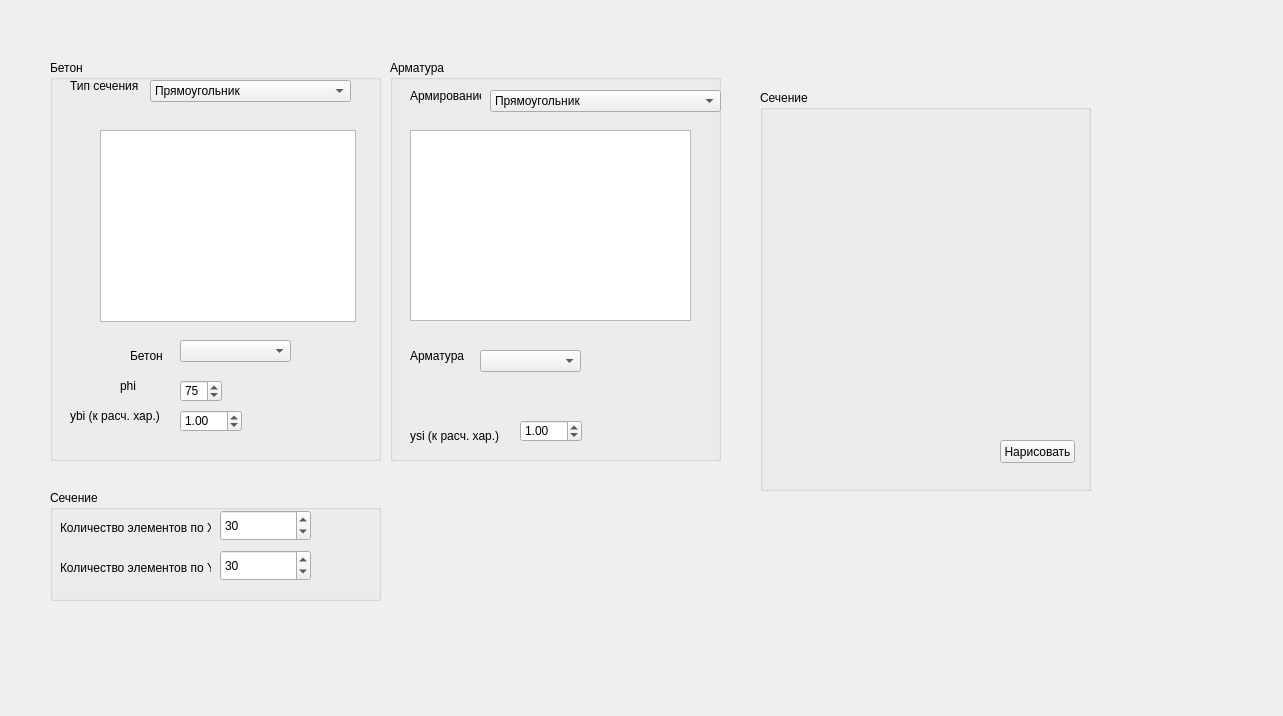
<?xml version="1.0" encoding="UTF-8"?>
<ui version="4.0">
 <class>Form</class>
 <widget class="QWidget" name="Form">
  <property name="geometry">
   <rect>
    <x>0</x>
    <y>0</y>
    <width>1283</width>
    <height>716</height>
   </rect>
  </property>
  <property name="windowTitle">
   <string>Form</string>
  </property>
  <widget class="QGroupBox" name="groupBox_7">
   <property name="geometry">
    <rect>
     <x>50</x>
     <y>60</y>
     <width>331</width>
     <height>401</height>
    </rect>
   </property>
   <property name="title">
    <string>Бетон</string>
   </property>
   <widget class="QLabel" name="labelCode_6">
    <property name="geometry">
     <rect>
      <x>20</x>
      <y>340</y>
      <width>91</width>
      <height>31</height>
     </rect>
    </property>
    <property name="text">
     <string>ybi (к расч. хар.)</string>
    </property>
   </widget>
   <widget class="QTableWidget" name="tableFormConc">
    <property name="geometry">
     <rect>
      <x>50</x>
      <y>70</y>
      <width>256</width>
      <height>192</height>
     </rect>
    </property>
   </widget>
   <widget class="QLabel" name="labelCodeConcrete">
    <property name="geometry">
     <rect>
      <x>80</x>
      <y>280</y>
      <width>41</width>
      <height>31</height>
     </rect>
    </property>
    <property name="text">
     <string>Бетон</string>
    </property>
   </widget>
   <widget class="QComboBox" name="boxCodeConc">
    <property name="geometry">
     <rect>
      <x>130</x>
      <y>280</y>
      <width>111</width>
      <height>22</height>
     </rect>
    </property>
   </widget>
   <widget class="QComboBox" name="boxFormConc">
    <property name="geometry">
     <rect>
      <x>100</x>
      <y>20</y>
      <width>201</width>
      <height>22</height>
     </rect>
    </property>
    <item>
     <property name="text">
      <string>Прямоугольник</string>
     </property>
    </item>
   </widget>
   <widget class="QLabel" name="labelCode_3">
    <property name="geometry">
     <rect>
      <x>20</x>
      <y>10</y>
      <width>71</width>
      <height>31</height>
     </rect>
    </property>
    <property name="text">
     <string>Тип сечения</string>
    </property>
   </widget>
   <widget class="QDoubleSpinBox" name="doubleBoxYbi">
    <property name="geometry">
     <rect>
      <x>130</x>
      <y>350</y>
      <width>62</width>
      <height>22</height>
     </rect>
    </property>
    <property name="minimum">
     <double>0.010000000000000</double>
    </property>
    <property name="maximum">
     <double>2.000000000000000</double>
    </property>
    <property name="value">
     <double>1.000000000000000</double>
    </property>
   </widget>
   <widget class="QLabel" name="labelCode_9">
    <property name="geometry">
     <rect>
      <x>70</x>
      <y>310</y>
      <width>41</width>
      <height>31</height>
     </rect>
    </property>
    <property name="text">
     <string>phi</string>
    </property>
   </widget>
   <widget class="QSpinBox" name="spinBoxPhi">
    <property name="geometry">
     <rect>
      <x>130</x>
      <y>320</y>
      <width>42</width>
      <height>22</height>
     </rect>
    </property>
    <property name="minimum">
     <number>1</number>
    </property>
    <property name="value">
     <number>75</number>
    </property>
   </widget>
  </widget>
  <widget class="QGroupBox" name="groupBox_8">
   <property name="geometry">
    <rect>
     <x>390</x>
     <y>60</y>
     <width>331</width>
     <height>401</height>
    </rect>
   </property>
   <property name="title">
    <string>Арматура</string>
   </property>
   <widget class="QLabel" name="labelCodeReinf">
    <property name="geometry">
     <rect>
      <x>20</x>
      <y>280</y>
      <width>71</width>
      <height>31</height>
     </rect>
    </property>
    <property name="text">
     <string>Арматура</string>
    </property>
   </widget>
   <widget class="QComboBox" name="boxFormRein">
    <property name="geometry">
     <rect>
      <x>100</x>
      <y>30</y>
      <width>231</width>
      <height>22</height>
     </rect>
    </property>
    <item>
     <property name="text">
      <string>Прямоугольник</string>
     </property>
    </item>
    <item>
     <property name="text">
      <string>Двутавр</string>
     </property>
    </item>
    <item>
     <property name="text">
      <string>Круг</string>
     </property>
    </item>
   </widget>
   <widget class="QLabel" name="labelCode_4">
    <property name="geometry">
     <rect>
      <x>20</x>
      <y>20</y>
      <width>71</width>
      <height>31</height>
     </rect>
    </property>
    <property name="text">
     <string>Армирование</string>
    </property>
   </widget>
   <widget class="QTableWidget" name="tableFormRein">
    <property name="geometry">
     <rect>
      <x>20</x>
      <y>70</y>
      <width>281</width>
      <height>191</height>
     </rect>
    </property>
   </widget>
   <widget class="QComboBox" name="boxCodeRein">
    <property name="geometry">
     <rect>
      <x>90</x>
      <y>290</y>
      <width>101</width>
      <height>22</height>
     </rect>
    </property>
   </widget>
   <widget class="QLabel" name="labelCode_7">
    <property name="geometry">
     <rect>
      <x>20</x>
      <y>360</y>
      <width>91</width>
      <height>31</height>
     </rect>
    </property>
    <property name="text">
     <string>ysi (к расч. хар.)</string>
    </property>
   </widget>
   <widget class="QDoubleSpinBox" name="doubleBoxYsi">
    <property name="geometry">
     <rect>
      <x>130</x>
      <y>360</y>
      <width>62</width>
      <height>22</height>
     </rect>
    </property>
    <property name="minimum">
     <double>0.010000000000000</double>
    </property>
    <property name="maximum">
     <double>2.000000000000000</double>
    </property>
    <property name="value">
     <double>1.000000000000000</double>
    </property>
   </widget>
  </widget>
  <widget class="QGroupBox" name="groupBox_6">
   <property name="geometry">
    <rect>
     <x>760</x>
     <y>90</y>
     <width>331</width>
     <height>401</height>
    </rect>
   </property>
   <property name="title">
    <string>Сечение</string>
   </property>
   <widget class="QPushButton" name="buttonDraw">
    <property name="geometry">
     <rect>
      <x>240</x>
      <y>350</y>
      <width>75</width>
      <height>23</height>
     </rect>
    </property>
    <property name="text">
     <string>Нарисовать</string>
    </property>
   </widget>
   <widget class="MatplotlibWidget" name="mplForm">
    <property name="geometry">
     <rect>
      <x>30</x>
      <y>30</y>
      <width>281</width>
      <height>251</height>
     </rect>
    </property>
   </widget>
  </widget>
  <widget class="QGroupBox" name="groupBox_5">
   <property name="geometry">
    <rect>
     <x>50</x>
     <y>490</y>
     <width>331</width>
     <height>111</height>
    </rect>
   </property>
   <property name="title">
    <string>Сечение</string>
   </property>
   <widget class="QSpinBox" name="boxNx">
    <property name="geometry">
     <rect>
      <x>170</x>
      <y>20</y>
      <width>91</width>
      <height>31</height>
     </rect>
    </property>
    <property name="minimum">
     <number>2</number>
    </property>
    <property name="maximum">
     <number>200</number>
    </property>
    <property name="singleStep">
     <number>1</number>
    </property>
    <property name="value">
     <number>30</number>
    </property>
   </widget>
   <widget class="QSpinBox" name="boxNy">
    <property name="geometry">
     <rect>
      <x>170</x>
      <y>60</y>
      <width>91</width>
      <height>31</height>
     </rect>
    </property>
    <property name="minimum">
     <number>2</number>
    </property>
    <property name="maximum">
     <number>200</number>
    </property>
    <property name="singleStep">
     <number>1</number>
    </property>
    <property name="value">
     <number>30</number>
    </property>
   </widget>
   <widget class="QLabel" name="labelTypeSection_7">
    <property name="geometry">
     <rect>
      <x>10</x>
      <y>30</y>
      <width>151</width>
      <height>16</height>
     </rect>
    </property>
    <property name="text">
     <string>Количество элементов по Х</string>
    </property>
   </widget>
   <widget class="QLabel" name="labelTypeSection_8">
    <property name="geometry">
     <rect>
      <x>10</x>
      <y>70</y>
      <width>151</width>
      <height>16</height>
     </rect>
    </property>
    <property name="text">
     <string>Количество элементов по Y</string>
    </property>
   </widget>
  </widget>
 </widget>
 <customwidgets>
  <customwidget>
   <class>MatplotlibWidget</class>
   <extends>QWidget</extends>
   <header>matplotlibwidget</header>
  </customwidget>
 </customwidgets>
 <resources/>
 <connections/>
</ui>
